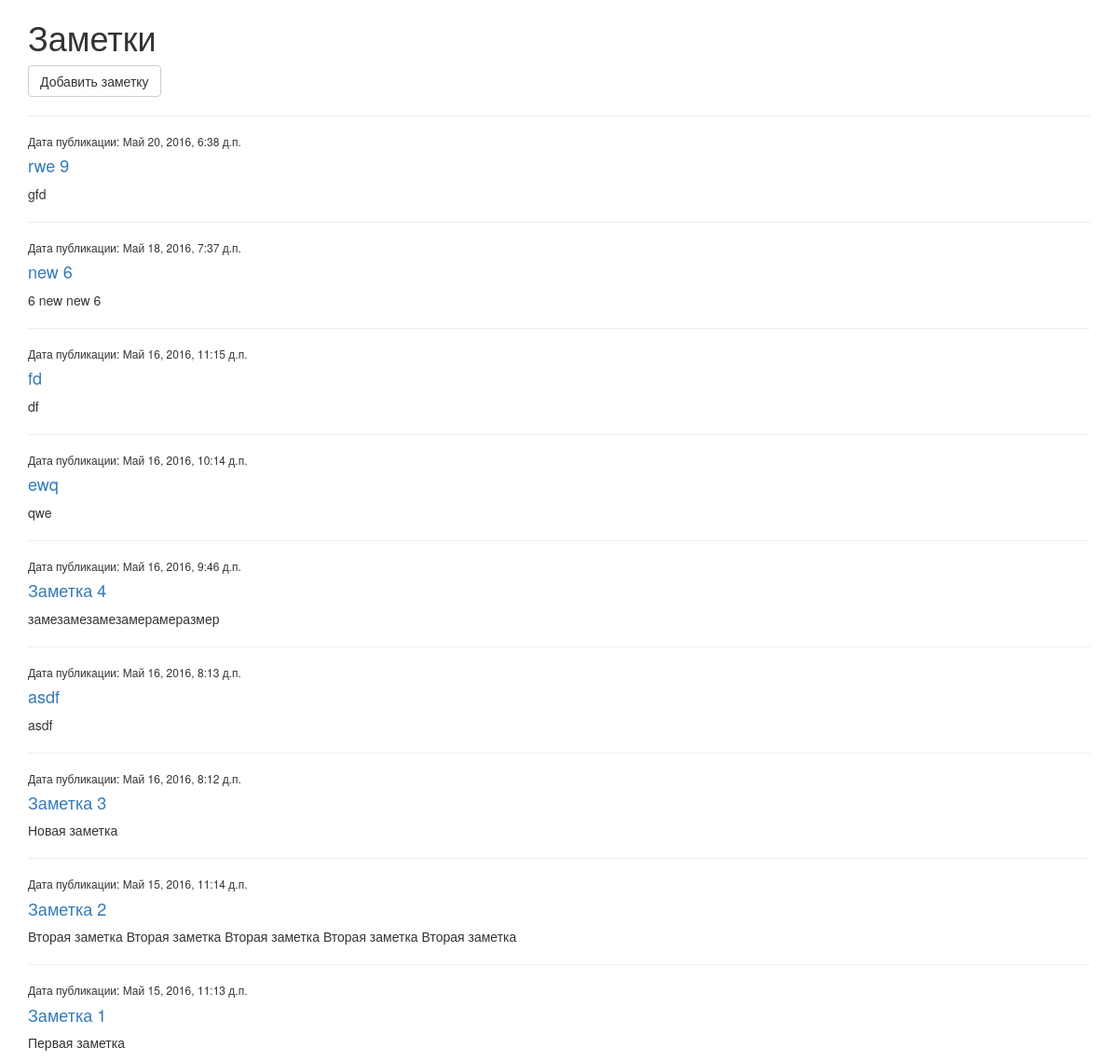
The page / on the database its author committed.
### note/models.py (models this page shows)
class Note(models.Model):
    class Meta:
        db_table = 'note'
    note_name = models.CharField(max_length=200, blank=True)
    note_text = models.CharField(max_length=2000, blank=True)
    note_date = models.DateTimeField(default=datetime.datetime.now())

### note/views.py (the view)
# urls.py: 2. Add a URL to urlpatterns:  url(r'^$', views.home, name='home')
def home(request):
    context = {
        'notes': Note.objects.all().order_by('-id')
    }
    return render(request, 'home.html', context)

### note/templates/home.html
{% extends 'base.html' %}
{% block content %}
<h1>Заметки</h1>
<div>
<a href="/new" class="btn btn-default" role="button">Добавить заметку</a>
    {% for note in notes %}
        <hr>
        <h6>Дата публикации: {{ note.note_date }}</h6>
        <h4><a href="/note/{{ note.id }}"> {{ note.note_name }}</a></h4>
        <p>{{ note.note_text }}</p>
    {% endfor %}
</div>
{% endblock %}

### rows shown on the page
Note: note_date "Май 20, 2016, 6:38 д.п.", note_name "rwe 9", note_text "gfd"
Note: note_date "Май 18, 2016, 7:37 д.п.", note_name "new 6", note_text "6 new new 6"
Note: note_date "Май 16, 2016, 11:15 д.п.", note_name "fd", note_text "df"
Note: note_date "Май 16, 2016, 10:14 д.п.", note_name "ewq", note_text "qwe"
Note: note_date "Май 16, 2016, 9:46 д.п.", note_name "Заметка 4", note_text "замезамезамезамерамеразмер"
Note: note_date "Май 16, 2016, 8:13 д.п.", note_name "asdf", note_text "asdf"
Note: note_date "Май 16, 2016, 8:12 д.п.", note_name "Заметка 3", note_text "Новая заметка"
Note: note_date "Май 15, 2016, 11:14 д.п.", note_name "Заметка 2", note_text "Вторая заметка Вторая заметка Вторая заметка Вторая заметка Вторая заметка"
Note: note_date "Май 15, 2016, 11:13 д.п.", note_name "Заметка 1", note_text "Первая заметка"
